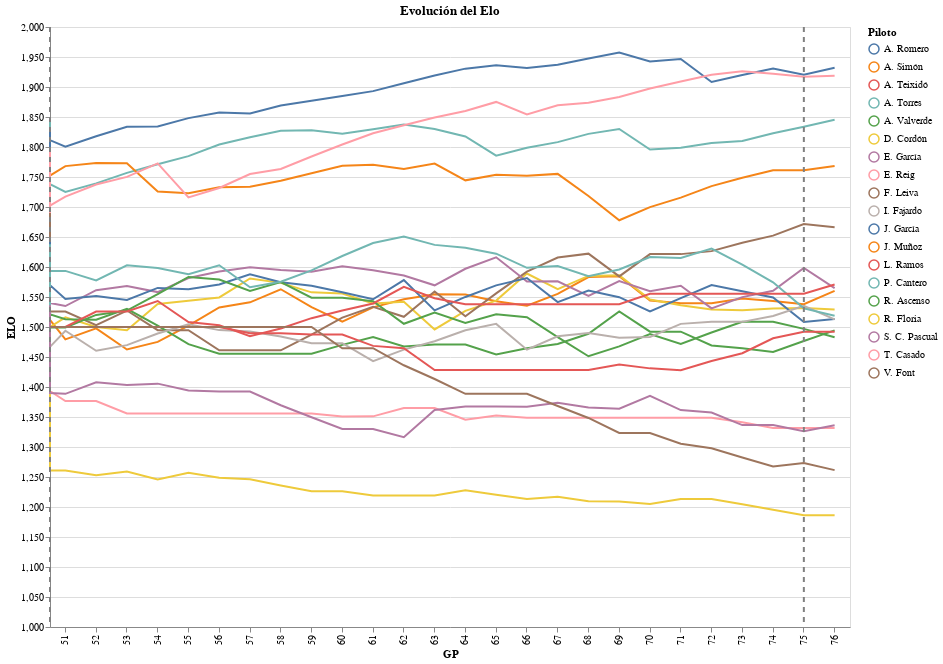

Source (notebook cell):
### Code cell
selector = alt.selection_point(fields=['Piloto'], bind='legend', toggle='true')

linea_temporada1 = alt.Chart(pd.DataFrame({'GP': [24]})).mark_rule(
    color='gray',
    strokeDash=[5, 5],
    size=2
).encode(
    x='GP:O'
)
linea_temporada2 = alt.Chart(pd.DataFrame({'GP': [50]})).mark_rule(
    color='gray',
    strokeDash=[5, 5],
    size=2
).encode(
    x='GP:O'
)
linea_temporada3 = alt.Chart(pd.DataFrame({'GP': [75]})).mark_rule(
    color='gray',
    strokeDash=[5, 5],
    size=2
).encode(
    x='GP:O'
)
chart_base = alt.Chart(dataframeElos).mark_line().encode(
    x='GP:O',
    y=alt.Y('ELO:Q', scale=alt.Scale(domain=[1000,2000])),
    color='Piloto:N',
    opacity=alt.condition(selector, alt.value(1), alt.value(0.1))
).add_params(
    selector
)
tooltip = alt.Chart(dataframeElos).mark_point(
    opacity=0  # invisible
).encode(
    x=alt.X('GP:O', scale=alt.Scale(domain=range(51,77))),
    y=alt.Y('ELO:Q', scale=alt.Scale(domain=[1000,2000])),
    color='Piloto:N',
    tooltip=['ELO:Q']
)

chart_final = (chart_base + linea_temporada1+linea_temporada2+linea_temporada3+tooltip).properties(
    width=800,
    height=600,
    title='Evolución del Elo'
)
chart_final

### Figure 1 — Vega-Lite specification as saved in the notebook (floating-point values rounded to 4 significant figures; data arrays with more than 128 entries replaced by an {"elided": "..."} marker saying what was removed)
{"config": {"view": {"continuousWidth": 300, "continuousHeight": 300}}, "layer": [{"data": {"name": "data-ff7724434a5b639dc1822b594820495d"}, "mark": {"type": "line"}, "encoding": {"color": {"field": "Piloto", "type": "nominal"}, "opacity": {"condition": {"param": "param_19", "value": 1}, "value": 0.1}, "x": {"field": "GP", "type": "ordinal"}, "y": {"field": "ELO", "scale": {"domain": [1000, 2000]}, "type": "quantitative"}}, "name": "view_19"}, {"data": {"name": "data-14295def94170c37ade63d7ce679a333"}, "mark": {"type": "rule", "color": "gray", "size": 2, "strokeDash": [5, 5]}, "encoding": {"x": {"field": "GP", "type": "ordinal"}}}, {"data": {"name": "data-8f21f609cee76ccc639b8b653eb23236"}, "mark": {"type": "rule", "color": "gray", "size": 2, "strokeDash": [5, 5]}, "encoding": {"x": {"field": "GP", "type": "ordinal"}}}, {"data": {"name": "data-039bcbdb345252e7f0b993a7b2f8931e"}, "mark": {"type": "rule", "color": "gray", "size": 2, "strokeDash": [5, 5]}, "encoding": {"x": {"field": "GP", "type": "ordinal"}}}, {"data": {"name": "data-ff7724434a5b639dc1822b594820495d"}, "mark": {"type": "point", "opacity": 0}, "encoding": {"color": {"field": "Piloto", "type": "nominal"}, "tooltip": [{"field": "ELO", "type": "quantitative"}], "x": {"field": "GP", "scale": {"domain": [51, 52, 53, 54, 55, 56, 57, 58, 59, 60, 61, 62, 63, 64, 65, 66, 67, 68, 69, 70, 71, 72, 73, 74, 75, 76]}, "type": "ordinal"}, "y": {"field": "ELO", "scale": {"domain": [1000, 2000]}, "type": "quantitative"}}}], "height": 600, "params": [{"name": "param_19", "select": {"type": "point", "fields": ["Piloto"], "toggle": "true"}, "bind": "legend", "views": ["view_19"]}], "title": "Evolución del Elo", "width": 800, "$schema": "https://vega.github.io/schema/vega-lite/v5.20.1.json", "datasets": {"data-ff7724434a5b639dc1822b594820495d": {"elided": "1444 records"}, "data-14295def94170c37ade63d7ce679a333": [{"GP": 24}], "data-8f21f609cee76ccc639b8b653eb23236": [{"GP": 50}], "data-039bcbdb345252e7f0b993a7b2f8931e": [{"GP": 75}]}}
